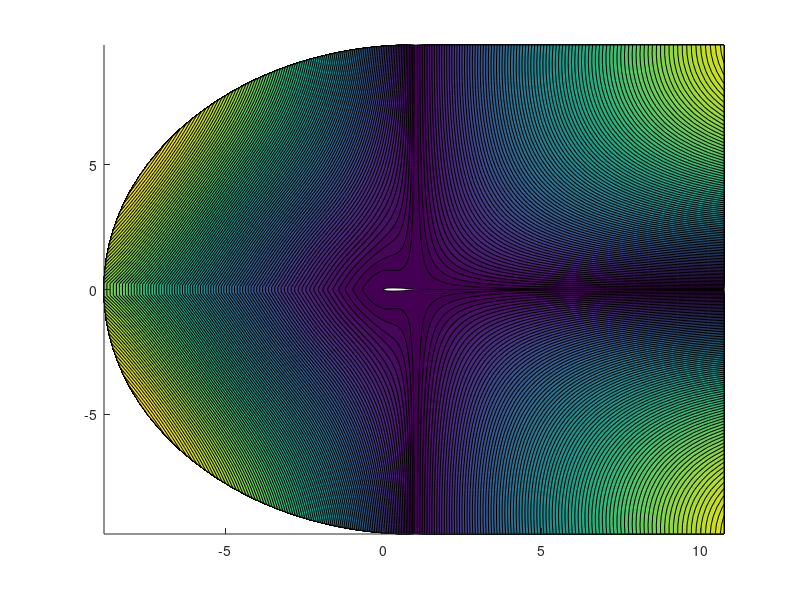

Reproduce this figure in MATLAB. (Note: this script raises an error after producing the figure.)
%Charles Villazor
%April 28th, 2021
%MAE 456
%Final Project Part 2 - Airfoil Mach 0.01
clc;clear;close all

%% Constants
p_inf = 101325; %Atmospheric pressure, Freestream Pressure (Pa)
T_inf = 300; %Atmospheric Temperature, Freestream Temperature (Kelvin)
rho_inf = 1.225; %Atmospheric Air Density (kg/m^3)
gamma = 1.4; %Ratio of specific heats for air
r = 287.05; %Specific Gas Constant for air(J/kg*K)
a_inf = sqrt(gamma*r*T_inf); %Freestream speed of sound (m/s)

%% Importing Airfoil Data
%All Airfoil stuff is done before doing any airfoil stuff
file = fopen('airfoilsmall.txt'); %opening file
fgetl(file); %read and skip first line
data = cell2mat(textscan(file, '%f %f'));
Nx = 357; %number of terms in x direction
Ny = 80; %number of terms in y direction
x = zeros(Nx,Ny); %initialize x
y = zeros(Nx,Ny); %initialize y
k = 1; %initialize variable for iteration
for i = 1:Ny
    for j = 1:Nx
        x(j,i) = data(k,1);
        y(j,i) = data(k,2);
        k = k+1; %add one to every iteration (why does this work?)
    end
end
% %% Plotting Airfoil Data
% figure(1)
% plot(data(:,1),data(:,2),'.')
% axis equal

%% Airfoil Del Array
%del = zeros(N,N,2,2);
% For N1*A1
for j = 2:Ny %interior in j direction
    for i = 1:Nx %faces in i direction
        del(i,j,1,1) = (y(i,j)-y(i,j-1)); %x component
        del(i,j,1,2) = -(x(i,j)-x(i,j-1)); %y component
    end
end
% For N2*A2
for i = 2:Nx %interior in i direction
    for j = 1:Ny %faces in j direction
        del(i,j,2,1) = -(y(i,j)-y(i-1,j)); %x component
        del(i,j,2,2) = x(i,j)-x(i-1,j); %y component
    end
end

%% Airfoil Vol Array Routine / Cell Centers Routine 
for i = 2:Nx %For area of top half
    for j = 2:Ny
        %initializing Verticies
        xa = x(i,j-1);
        ya = y(i,j-1);
        xb = x(i,j);
        yb = y(i,j);
        xc = x(i-1,j);
        yc = y(i-1,j);
        xd = x(i-1,j-1);
        yd = y(i-1,j-1);
        %Finding bottom half triangle lengths
        da = sqrt(((xb-xa)^2)+((yb-ya)^2)); %right side length
        db = sqrt(((xd-xb)^2)+((yd-yb)^2)); %diagonal
        dc = sqrt(((xa-xd)^2)+((ya-yd)^2)); %bottom length
        %Finding top half triangle lengths
        daa = sqrt(((xc-xb)^2)+((yc-yb)^2)); %top length
        dbb = sqrt(((xd-xb)^2)+((yd-yb)^2)); %diagonal
        dcc = sqrt(((xc-xd)^2)+((yc-yd)^2)); %left side length
        %Finding semi perimeters
        s = (da+db+dc)/2;
        ss = (daa+dbb+dcc)/2;
        %Finding areas and inserting into vol array
        AT1 = sqrt(s*(s-da)*(s-db)*(s-dc));
        AT2 = sqrt(ss*(ss-daa)*(ss-dbb)*(ss-dcc));
        vol(i,j) = AT1+AT2;
        %Averaging x-coordinates to get x center
        xcenter(i,j) = (xa+xb+xc+xd)/4;
        %Averaging y-coordinates to get y center
        ycenter(i,j) = (ya+yb+yc+yd)/4;
    end 
end

%% Interpolating Airfoil Cell Centers
for i = 2:Nx
    xcenter(i,1) = 2.0*xcenter(i,2)-xcenter(i,3);
    xcenter(i,Ny+1) = 2.0*xcenter(i,Ny)-xcenter(i,Ny-1);
    ycenter(i,1) = 2.0*ycenter(i,2)-ycenter(i,3);
    ycenter(i,Ny+1) = 2.0*ycenter(i,Ny)-ycenter(i,Ny-1);
end
for j=1:Ny+1
    xcenter(1,j) = 2.0*xcenter(2,j)-xcenter(3,j);
    xcenter(Nx+1,j) = 2.0*xcenter(Nx,j)-xcenter(Nx-1,j);
    ycenter(1,j) = 2.0*ycenter(2,j)-ycenter(3,j);
    ycenter(Nx+1,j) = 2.0*ycenter(Nx,j)-ycenter(Nx-1,j);
end 

%% Plotting Volume Contour for Airfoils
figure(1)
contourf(xcenter(2:Nx,2:Ny),ycenter(2:Nx,2:Ny),vol(2:Nx,2:Ny),100,'edgecolor','none')
%plot(xcenter,ycenter,'.')
colorbar 
axis([-2 3 -2 2])
title('Airfoil Contour Plot of Volume')
%% Airfoil Velocity Potential (Mach 0.01)
mach = 0.01; %mach number at freestream
u = mach; %x direction velocity
v = 0; %y direction velocity
u_inf = u*a_inf; %Freestream u velocity
v_inf = v*a_inf; %Freestream v velocity
for j = 1:Ny+1
    for i = 1:Nx+1
        phi(i,j) = u_inf*xcenter(i,j)+v_inf*ycenter(i,j);
    end
end

%% Boundary Conditions for Velocity Potential (Mach 0.01)
%far field
i = 1;
for j = 1:Ny+1
    phi(i,j) = u_inf*xcenter(i,j)+v_inf*ycenter(i,j);
end

i = Nx;         %far field
for j = 1:Ny+1
    phi(i+1,j) = u_inf*xcenter(i+1,j)+v_inf*ycenter(i+1,j);
end

j = 1;
for i = 2:100     %periodic boundary conditions in wake
    iq = i-1;
    phi(i,j) = phi(Nx-iq+1,j+1);
    phi(Nx-iq+1,j) = phi(i,j+1);
end

for i=101:258  %wall boundary conditions
    phi(i,1) = phi(i,j+1);
end

j = Ny;        %far field
for i = 1:Nx+1
    phi(i,Ny+1)=u_inf*xcenter(i,j+1)+v_inf*ycenter(i,j+1);
end

%% Alternate Airfoil Grad (Mach 0.01)
%Taken from website
for j = 2:Ny
    for i = 2:Nx
        dx1 = 0.5*(x(i,j)+x(i,j-1))-xcenter(i,j);
        dy1 = 0.5*(y(i,j)+y(i,j-1))-ycenter(i,j);
        dd1 = sqrt(dx1^2+dy1^2);
        ddd = sqrt((xcenter(i+1,j)-xcenter(i,j))^2 + (ycenter(i+1,j)-ycenter(i,j))^2);
        alp1 = dd1/ddd;
        phi1 = phi(i+1,j)*alp1 + phi(i,j)*(1.-alp1);

        dx1 = 0.5*(x(i-1,j)+x(i-1,j-1))-xcenter(i,j);
        dy1 = 0.5*(y(i-1,j)+y(i-1,j-1))-ycenter(i,j);
        dd1 = sqrt(dx1^2+dy1^2);
        ddd = sqrt((xcenter(i-1,j)-xcenter(i,j))^2 + (ycenter(i-1,j)-ycenter(i,j))^2);
        alp1 = dd1/ddd;
        phi2 = phi(i-1,j)*alp1 + phi(i,j)*(1.-alp1);

        dx1 = 0.5*(x(i,j)+x(i-1,j))-xcenter(i,j);
        dy1 = 0.5*(y(i,j)+y(i-1,j))-ycenter(i,j);
        dd1 = sqrt(dx1^2+dy1^2);
        ddd = sqrt((xcenter(i,j+1)-xcenter(i,j))^2 + (ycenter(i,j+1)-ycenter(i,j))^2);
        alp1 = dd1/ddd;
        phi3 = phi(i,j+1)*alp1 + phi(i,j)*(1.-alp1);

        dx1 = 0.5*(x(i,j-1)+x(i-1,j-1))-xcenter(i,j);
        dy1 = 0.5*(y(i,j-1)+y(i-1,j-1))-ycenter(i,j);
        dd1 = sqrt(dx1^2+dy1^2);
        ddd = sqrt((xcenter(i,j-1)-xcenter(i,j))^2 + (ycenter(i,j-1)-ycenter(i,j))^2);
        alp1 = dd1/ddd;
        phi4 = phi(i,j-1)*alp1 + phi(i,j)*(1.-alp1);

        total(:) = phi1*del(i,j,1,:)-phi2*del(i-1,j,1,:)+ phi3*del(i,j,2,:)-phi4*del(i,j-1,2,:);
        grad(i,j,:) = total(:)/vol(i,j); %grad(i,j,1) is u component, grad(i,j,2) is v component
    end
end
%grad(:,:,1) = -grad(:,:,1); %Flip U variable signs

%% Boundary Conditions for Grad Array
%taken from website
i=1;
for j=1:Ny+1
    grad(i,j,1) = u_inf;
    grad(i,j,2) = v_inf;
end

i = Nx;
for j = 1:Ny+1
    grad(i+1,j,1) = u_inf;
    grad(i+1,j,2) = v_inf;
end

j = 1;
for i=2:100
    iq = i-1;
    grad(i,j,:) = grad(Nx-iq+1,j+1,:);
    grad(Nx-iq+1,j,:) = grad(i,j+1,:);
end

j = 1;
for i=101:258
    area = sqrt((del(i,j,2,1)^2) + (del(i,j,2,2)^2));
    xnx = del(i,j,2,1)/area;
    xny = del(i,j,2,2)/area;
    vdotn = grad(i,j+1,1)*xnx + grad(i,j+1,2)*xny;
    grad(i,j,1) = grad(i,j+1,1) - 2.0*vdotn*xnx;
    grad(i,j,2) = grad(i,j+1,2) - 2.0*vdotn*xny;
end

j = Ny;
for i = 1:Nx+1
    grad(i,j+1,1) = u_inf;
    grad(i,j+1,2) = v_inf;
end

%% Contour plot of u component of Airfoil velocity (Mach 0.01)
figure(2)
%contourf(xcenter(5:Nx-5,5:Ny-5),ycenter(5:Nx-5,5:Ny-5),grad(5:Nx-5,5:Ny-5,1),100,'edgecolor','none');
contourf(xcenter(2:Nx,2:Ny),ycenter(2:Nx,2:Ny),grad(2:Nx,2:Ny,1),100,'edgecolor','none');
colorbar;
axis equal
title('Airfoil Contour Plot of u component of Velocity (Mach 0.01)')
xlabel('X Distance')
ylabel('Y Distance')

%% Contour plot of v component of Airfoil velocity (Mach 0.01)
figure(3)
contourf(xcenter(2:Nx,2:Ny),ycenter(2:Nx,2:Ny),-grad(2:Nx,2:Ny,2),100,'edgecolor','none');
colorbar;
axis equal
title('Airfoil Contour Plot of v component of Velocity (Mach 0.01)')
xlabel('X Distance')
ylabel('Y Distance')

%% Calculating Airfoil Rho (Mach 0.01)
for i = 1:Nx+1
    for j = 1:Ny+1
        rho(i,j) = rho_inf*(1+((gamma-1)/(2*(a_inf^2)))*((u_inf^2)-(((grad(i,j,1)^2)+(grad(i,j,2)^2)))))^(1/(gamma-1));
        %rho(i,j) = rho_inf;
    end
end

%% Iteration code (Mach 0.01)
tStart = tic; %measure the time it takes for iteration, start time
kmax = 10000; %Maximum amount of iterations
tolerance = 1e-4; %tolerance for resnorm
mrelax = 7; %number of relaxation steps
omega = 0.7; 
dphi = zeros(Nx+1,Ny+1); %initialize delta phi
% Calculating the residual and a array
for k = 1:kmax
    %Normal Tangential Gradient Model
    %For Faces 1 and 3 (i direction)
    for j = 2:Ny
        for i = 1:Nx
            rhoave = 0.5*(rho(i,j)+rho(i+1,j)); %Average Cell Density
            volave = 0.5*(vol(max(i,2),j)+vol(min(i+1,Nx),j)); %Average Cell Volume
            area2 = (del(i,j,1,1)^2)+(del(i,j,1,2)^2); %face area squared
            
            dtx = xcenter(i+1,j)-xcenter(i,j); %define x direction between cell centers
            dty = ycenter(i+1,j)-ycenter(i,j); %define y direction between cell centers
            dtm = sqrt((dtx^2)+(dty^2)); %Magnitude of vector between cell centers
            dtx = dtx/dtm; %unit vector for dtx
            dty = dty/dtm; %unit vector for dty
            uave = 0.5*(grad(i,j,1))+(grad(i+1,j,1)); %averaging u velocity
            
            vave = 0.5*(grad(i,j,2)+grad(i+1,j,2)); %averaging v velocity
            udott = (uave*dtx)+(vave*dty); %dot product of dtx and dty
            
            ddphi = phi(i+1,j)-phi(i,j);
            
            gradf(1) = (ddphi*(dtx/dtm))+(uave-(udott*dtx));
            gradf(2) = (ddphi*(dty/dtm))+(vave-(udott*dty));
            vdotna = (gradf(1)*del(i,j,1,1))+(gradf(2)*del(i,j,1,2));
            
            flux(i) = rhoave*vdotna;
            coeff(i) = (rhoave*area2)/volave; 
            
        end
        for i = 2:Nx
            res(i,j) = flux(i)-flux(i-1); %Add up first two parts of residual
            a(i,j,1) = coeff(i-1);
            a(i,j,5) = coeff(i);
            a(i,j,3) = -(coeff(i)+coeff(i-1));
        end
    end
    % For Faces 2 and 4 (j faces)
    for i = 2:Nx
        for j = 1:Ny
            rhoave = 0.5*(rho(i,j)+rho(i,j+1)); %Average Cell Density
            volave = 0.5*(vol(i,max(2,j))+vol(i,min(j+1,Ny))); %Average Cell Volume
            area2 = (del(i,j,2,1)^2)+(del(i,j,2,2)^2); %face area squared
            
            dtx = xcenter(i,j+1)-xcenter(i,j); %define x direction between cell centers
            dty = ycenter(i,j+1)-ycenter(i,j); %define y direction between cell centers
            dtm = sqrt((dtx^2)+(dty^2)); %Magnitude of vector between cell centers
            dtx = dtx/dtm; %unit vector for dtx
            dty = dty/dtm; %unit vector for dty
            uave = 0.5*(abs(grad(i,j,1))+abs(grad(i,j+1,1))); %averaging u velocity
            vave = 0.5*(grad(i,j,2)+grad(i,j+1,2)); %averaging v velocity
            udott = (uave*dtx)+(vave*dty); %dot product of dtx and dty
            
            ddphi = phi(i,j+1)-phi(i,j);
            
            gradf(1) = (ddphi*(dtx/dtm))+(uave-(udott*dtx));
            gradf(2) = (ddphi*(dty/dtm))+(vave-(udott*dty));
            vdotna = (gradf(1)*del(i,j,2,1))+(gradf(2)*del(i,j,2,2));
            
            flux(j) = rhoave*vdotna;
            coeff(j) = (rhoave*area2)/volave;
            
            if j == 1 && i > 100 && i < 258
                flux(j) = 0;
            end
        end
        for j = 2:Ny
            res(i,j) = res(i,j)+(flux(j)-flux(j-1)); %Add up first two parts to residual
            a(i,j,2) = coeff(j-1);
            a(i,j,4) = coeff(j);
            a(i,j,3) = a(i,j,3)-(coeff(j)+coeff(j-1));
        end
    end

%     %Normal Gradient Model (Old Code)
%     %For Faces 1 and 3
%     for j = 2:Ny
%         for i = 1:Nx
%             rhoave = 0.5*(rho(i,j)+rho(i+1,j)); %Average Cell Density
%             volave = 0.5*(vol(max(i,2),j)+vol(min(i+1,Nx),j)); %Average Cell Volume
%             area2 = (del(i,j,1,1)^2)+(del(i,j,1,2)^2); %face area squared
%             coeff(i) = (rhoave*area2)/volave; %Coefficient used for a(i,j,1:5)
%             flux(i) = coeff(i)*(phi(i+1,j)-phi(i,j)); %Mass flow rate through face
%         end
%         for i = 2:Nx
%             res(i,j) = flux(i)-flux(i-1); %Add up first two parts of residual
%             a(i,j,1) = coeff(i-1);
%             a(i,j,5) = coeff(i);
%             a(i,j,3) = -(coeff(i)+coeff(i-1));
%         end
%     end
%     % For Faces 2 and 4
%     for i = 2:Nx
%         for j = 1:Ny
%             rhoave = 0.5*(rho(i,j)+rho(i,j+1)); %Average Cell Density
%             volave = 0.5*(vol(1,max(j,2))+vol(i,min(j+1,Ny))); %Average Cell Volume
%             area2 = (del(i,j,2,1)^2)+(del(i,j,2,2)^2); %face area squared
%             coeff(j) = (rhoave*area2)/volave; %Coefficient used for a(i,j,1:5)
%             flux(j) = coeff(j)*(phi(i,j+1)-phi(i,j)); %Mass flow rate through face
%         end
%         for j = 2:Ny
%             res(i,j) = res(i,j)+flux(j)-flux(j-1); %Add up first two parts to residual
%             a(i,j,2) = coeff(j-1);
%             a(i,j,4) = coeff(j);
%             a(i,j,3) = a(i,j,3)-(coeff(j)+coeff(j-1));
%         end
%     end

   % Checking for convergence of residual and tolerance
   resnorm = 0;
    for j = 1:Ny
        for i = 1:Nx
            resnorm = resnorm +res(i,j)^2;
        end
    end
    
    %For the first iteration (k = 1)
    if k == 1
        resnorm0 = resnorm; %first resnorm
    end
    test(k) = resnorm/resnorm0;
    %k = k;
    if test(k) < tolerance %if the ratio of the resnorms is below the tolerance, it equals zero
        break
    else %if not, update phi, boundary counditions for phi, grad, boundary conditions for grad, rho array
        
        %Updating Phi
        %dphi = zeros(Nx+1,Ny+1); %initialize delta phi
        for m = 1:mrelax
            for i = 2:Nx
                for j = 2:Ny
                    dphitmp = dphi(i,j); %place holder for old solution
                    dphigs = (-res(i,j)-a(i,j,1)*dphi(i-1,j)-a(i,j,2)*dphi(i,j-1)-a(i,j,4)*dphi(i,j+1)-...
                        a(i,j,5)*dphi(i+1,j))/a(i,j,3); %Gauss-Seidal Step
                    dphi(i,j) = dphitmp +omega*(dphigs-dphitmp); %SOR Step
                end
            end
        end
        for j = 2:Ny
            for i = 2:Nx
                phi(i,j) = phi(i,j)+dphi(i,j);
            end
        end
        
        %Updating Boundary Conditions for Phi
        %far field
        i = 1;
        for j = 1:Ny+1
            phi(i,j) = u_inf*xcenter(i,j)+v_inf*ycenter(i,j);
        end

        i = Nx;         %far field
        for j = 1:Ny+1
            phi(i+1,j) = u_inf*xcenter(i+1,j)+v_inf*ycenter(i+1,j);
        end

        j = 1;
        for i = 2:100     %periodic boundary conditions in wake
            iq = i-1;
            phi(i,j) = phi(Nx-iq+1,j+1);
            phi(Nx-iq+1,j) = phi(i,j+1);
        end

        for i=101:258  %wall boundary conditions
            phi(i,1) = phi(i,2);
        end

        j = Ny;        %far field
        for i = 1:Nx+1
            phi(i,j+1)=u_inf*xcenter(i,j+1)+v_inf*ycenter(i,j+1);
        end
        
        %Calculate Grad Array in Interior (New Code)
        for j = 2:Ny
            for i = 2:Nx
                dx1 = 0.5*(x(i,j)+x(i,j-1))-xcenter(i,j);
                dy1 = 0.5*(y(i,j)+y(i,j-1))-ycenter(i,j);
                dd1 = sqrt((dx1^2)+(dy1^2));
                ddd = sqrt((xcenter(i+1,j)-xcenter(i,j))^2 + (ycenter(i+1,j)-ycenter(i,j))^2);
                alp1 = dd1/ddd;
                phi1 = phi(i+1,j)*alp1 + phi(i,j)*(1.-alp1);

                dx1 = 0.5*(x(i-1,j)+x(i-1,j-1))-xcenter(i,j);
                dy1 = 0.5*(y(i-1,j)+y(i-1,j-1))-ycenter(i,j);
                dd1 = sqrt((dx1^2)+(dy1^2));
                ddd = sqrt((xcenter(i-1,j)-xcenter(i,j))^2 + (ycenter(i-1,j)-ycenter(i,j))^2);
                alp1 = dd1/ddd;
                phi2 = phi(i-1,j)*alp1 + phi(i,j)*(1.-alp1);

                dx1 = 0.5*(x(i,j)+x(i-1,j))-xcenter(i,j);
                dy1 = 0.5*(y(i,j)+y(i-1,j))-ycenter(i,j);
                dd1 = sqrt((dx1^2)+(dy1^2));
                ddd = sqrt((xcenter(i,j+1)-xcenter(i,j))^2 + (ycenter(i,j+1)-ycenter(i,j))^2);
                alp1 = dd1/ddd;
                phi3 = phi(i,j+1)*alp1 + phi(i,j)*(1.-alp1);

                dx1 = 0.5*(x(i,j-1)+x(i-1,j-1))-xcenter(i,j);
                dy1 = 0.5*(y(i,j-1)+y(i-1,j-1))-ycenter(i,j);
                dd1 = sqrt((dx1^2)+(dy1^2));
                ddd = sqrt((xcenter(i,j-1)-xcenter(i,j))^2 + (ycenter(i,j-1)-ycenter(i,j))^2);
                alp1 = dd1/ddd;
                phi4 = phi(i,j-1)*alp1 + phi(i,j)*(1.-alp1);

                total(:) = phi1*del(i,j,1,:)-phi2*del(i-1,j,1,:)+ phi3*del(i,j,2,:)-phi4*del(i,j-1,2,:);
                grad(i,j,:) = total(:)/vol(i,j); %grad(i,j,1) is u component, grad(i,j,2) is v component
            end
        end
        %grad(:,:,1) = abs(grad(:,:,1)); %Flip U variable signs

%         % Calculating Grad Array (Old Code)
%         for j = 2:Ny
%             for i = 2:Nx
%                 phi1 = 0.5*(phi(i,j)+phi(i+1,j));
%                 phi2 = 0.5*(phi(i,j)+phi(i,j+1));
%                 phi3 = 0.5*(phi(i,j)+phi(i-1,j));
%                 phi4 = 0.5*(phi(i,j)+phi(i,j-1));
%                 total(1:2) = ((phi1*del(i,j,1,1:2))-(phi3*del(i-1,j,1,1:2))+(phi2*del(i,j,2,1:2))-(phi4*del(i,j-1,2,1:2)));
%                 grad(i,j,:) = total(:)./(vol(i,j));
%             end
%         end

        %Calculating Grad Boundary Conditions
        i=1;
        for j=1:Ny+1
            grad(i,j,1) = u_inf;
            grad(i,j,2) = v_inf;
        end

        i = Nx;
        for j = 1:Ny+1
            grad(i+1,j,1) = u_inf;
            grad(i+1,j,2) = v_inf;
        end

        j = 1;
        for i=2:100
            iq = i-1;
            grad(i,j,:) = grad(Nx-iq+1,j+1,:);
            grad(Nx-iq+1,j,:) = grad(i,j+1,:);
        end

        j = 1;
        for i=101:258
            area = sqrt((del(i,j,2,1)^2) + (del(i,j,2,2)^2));
            xnx = del(i,j,2,1)/area;
            xny = del(i,j,2,2)/area;
            vdotn = grad(i,j+1,1)*xnx + grad(i,j+1,2)*xny;
            grad(i,j,1) = grad(i,j+1,1) - 2.0*vdotn*xnx;
            grad(i,j,2) = grad(i,j+1,2) - 2.0*vdotn*xny;
        end

        j = Ny;
        for i = 1:Nx+1
            grad(i,j+1,1) = u_inf;
            grad(i,j+1,2) = v_inf;
        end
        
        %Calculating Density (rho)
        for i = 1:Nx+1
            for j = 1:Ny+1
                rho(i,j) = rho_inf*((1+((gamma-1)/(2*(a_inf^2)))*((u_inf^2)-(((grad(i,j,1)^2)+(grad(i,j,2)^2)))))^(1/(gamma-1)));
                %rho(i,j) = rho_inf;
            end
        end
        
    end
end
tEnd = toc(tStart); %Measure end time of iteration
%% Resnorm/Resnorm0 vs Iteration Plot
figure(4)
semilogy(1:1:k,test)
%plot(1:1:k,log(test))
title('Resnorm/Resnorm_0 vs Iteration Plot')
ylabel('Resnorm/Resnorm_0')
xlabel('Number of Iterations')

%% Contour plot of u component of Airfoil velocity (Mach 0.01)
figure(5)
%contourf(xcenter(5:Nx-5,5:Ny-5),ycenter(2:Nx,5:Ny-5),-grad(5:Nx-5,5:Ny-5,1),100,'edgecolor','none');
contourf(xcenter(2:Nx,2:Ny),ycenter(2:Nx,2:Ny),real(grad(2:Nx,2:Ny,1)),50,'edgecolor','none');
colorbar;
axis equal
title('Airfoil Contour Plot of u component of Velocity (Mach 0.01)(After Iterating)')
xlabel('X Distance')
ylabel('Y Distance')

%% Contour plot of v component of Airfoil velocity (Mach 0.01)
figure(6)
contourf(xcenter(2:Nx,2:Ny),ycenter(2:Nx,2:Ny),real(grad(2:Nx,2:Ny,2)),50,'edgecolor','none');
colorbar;
axis equal
title('Airfoil Contour Plot of v component of Velocity (Mach 0.01)(After Iterating)')
xlabel('X Distance')
ylabel('Y Distance')

%% Calculating Pressure (Mach 0.01)
for i = 1:Nx+1
    for j = 1:Ny+1
        p(i,j) = rho(i,j)*r*T_inf; %Pressure array (from ideal gas law)
    end
end

%% Calculating Pressure Coefficient (Mach 0.01)
for i = 1:Nx+1
    for j = 1:Ny+1
        cp(i,j) = (p(i,j)-p_inf)/(0.5*rho_inf*(u_inf^2)); %coefficient of pressure
    end
end

%% Coefficient of Pressure vs x distance plot (Along Airfoil)
figure(7)
plot((xcenter(101:258,2)/max(xcenter(101:258,2))),cp(101:258,2));
title('Coefficient of Pressure vs x/c Plot - Along Airfoil (Mach 0.01)')
ylabel('C_p')
xlabel('x/c')

% %% Coefficient of Pressure vs x distance plot (Bottom Wall)
% figure(8)
% plot((xcenter(2:Nx,Ny)/max(xcenter(2:Nx,Ny))),cp(2:Nx,Ny));
% title('Coefficient of Pressure vs X Distance Plot - Bottom Wall (Mach 0.5)')
% ylabel('Coefficient of Pressure')
% xlabel('X Distance')

%% Calculating Magnitude of velocity and converting to mach number
%Calculating velocity magnitude
for i = 1:Nx+1
    for j = 1:Ny+1
        velocity(i,j) = sqrt((grad(i,j,1)^2)+(grad(i,j,2)^2));
    end
end
%Converting to mach number
for i = 1:Nx+1
    for j = 1:Ny+1
        mach(i,j) = velocity(i,j)/a_inf;
    end
end

%% Mach Number along the airfoil (j = 2)
figure(9)
plot((x(101:258,2)/max(x(101:258,2))),mach(101:258,2))
title('Mach Number Distribution along Airfoil (Mach 0.01)')
xlabel('x/c')
ylabel('Mach Number')

%% Contour of Magnitude of Velocity
figure(10)
contourf(xcenter(2:Nx,2:Ny),ycenter(2:Nx,2:Ny),real(velocity(2:Nx,2:Ny)),50,'edgecolor','none');
colorbar;
axis equal
title('Airfoil Contour Plot of Magnitude of Velocity (Mach 0.01)(After Iterating)')
xlabel('X Distance')
ylabel('Y Distance')

% %% Mach Number along the bottom slip wall (j = Ny)
% figure(10)
% plot((xcenter(2:Nx,Ny)/max(xcenter(2:Nx,Ny))),mach(2:Nx,Ny))
% title('Mach Number Distribution along bottom Slip Wall')
% xlabel('x/c distance')
% ylabel('Mach Number')